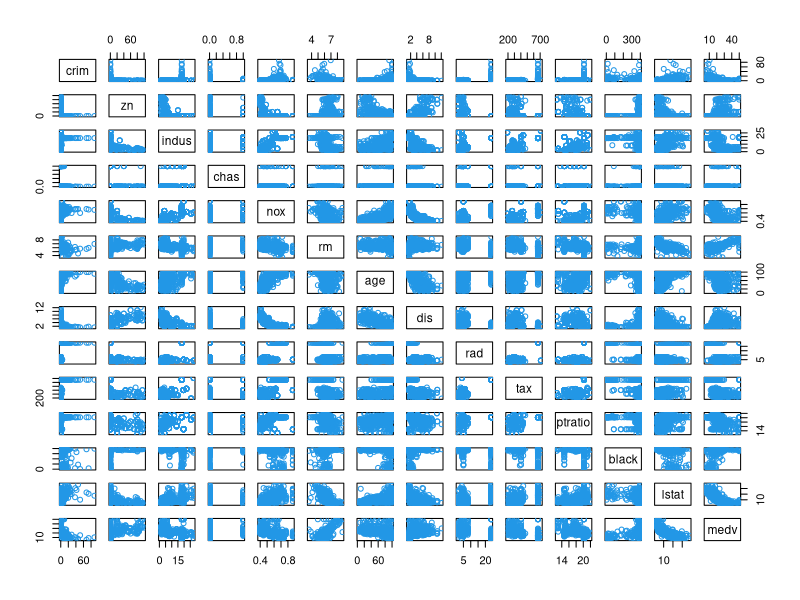
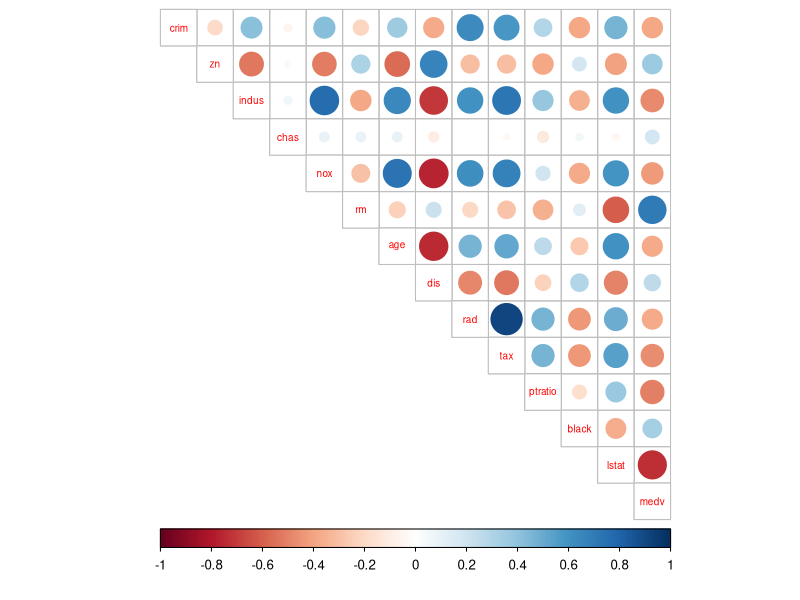
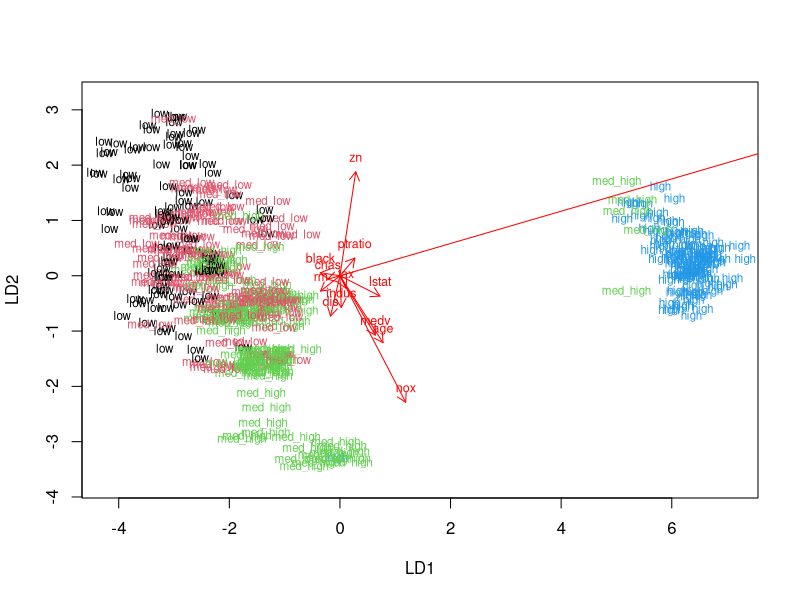
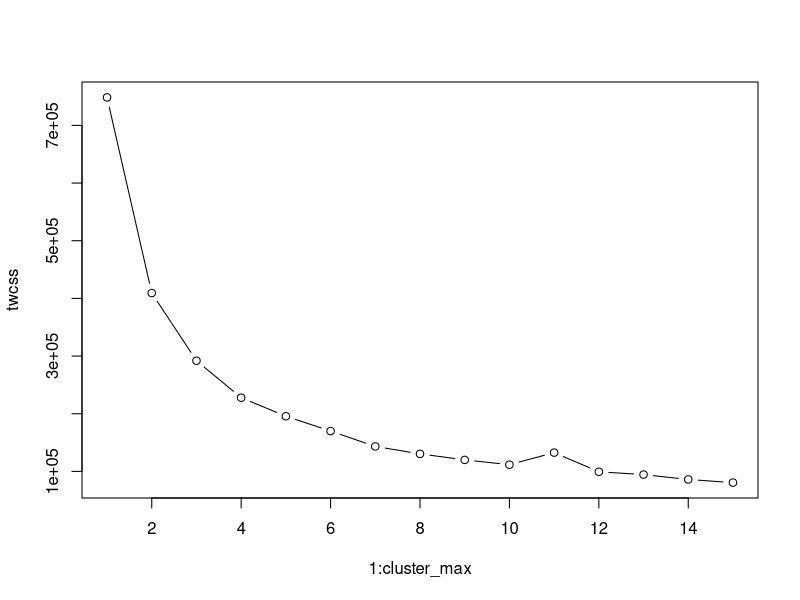
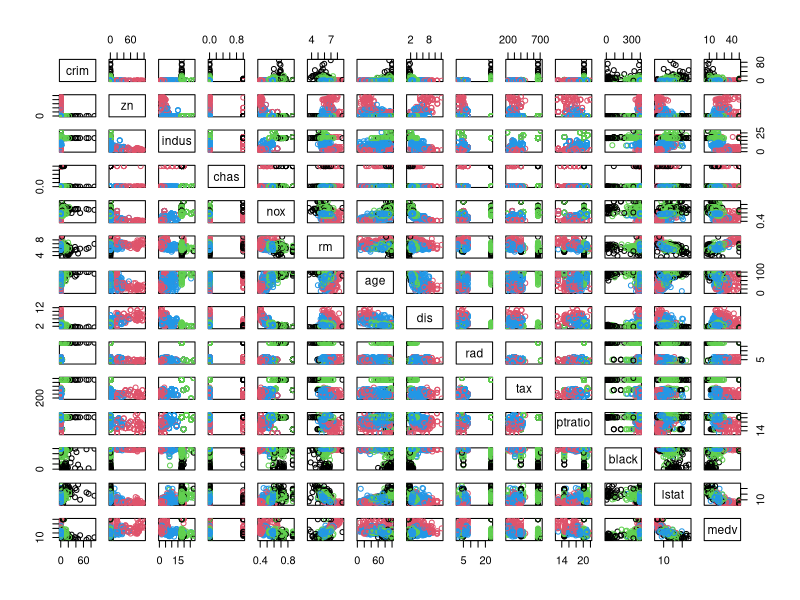

Recreate these plots in R, in order.
## ---- chunk 1
library(MASS)
library(ggplot2)
library(GGally)
library(corrplot)
## ---- chunk 2
dim(Boston)
str(Boston)
## ---- chunk 3
pairs(Boston, col = 4)
## ---- chunk 4
#calculating the correlation matrix and correlation plot
cor_matrix <- round(cor(Boston),digits = 2)

corrplot(cor_matrix, method="circle", type = "upper", cl.pos = "b", tl.pos = "d", tl.cex = 0.6)
## ---- chunk 5
summary(Boston)
## ---- chunk 6
#center and standardize variables
boston_scaled <- scale(Boston)
summary(boston_scaled)
class(boston_scaled)
boston_scaled <- as.data.frame(boston_scaled)
## ---- chunk 7
#save the scaled crim as scaled_crim
scaled_crim <- boston_scaled$crim
## ---- chunk 8
#create a quantile vector of crim and print it
bins <- quantile(scaled_crim)
bins

#create a categorical variable 'crime'
crime <- cut(scaled_crim, breaks = bins, include.lowest = TRUE, label = c("low", "med_low", "med_high", "high"))

#look at the table of the new factor crime, do not change the actual variable "crime"
crime_tab <-table(crime)
crime_tab

#remove original crim from the dataset
boston_scaled <- dplyr::select(boston_scaled, -crim)

# add the new categorical value to scaled data
boston_scaled <- data.frame(boston_scaled, crime)
summary(boston_scaled)
## ---- chunk 9
# number of rows in the Boston dataset 
n <- nrow(boston_scaled)

# choose randomly 80% of the rows
ind <- sample(n,  size = n * 0.8)
ind
# create train set
train <- boston_scaled[ind,]

# create test set 
test <- boston_scaled[-ind,]
## ---- chunk 10
#LDA = linear discriminant analysis
lda.fit <- lda(crime ~. , data = train)

#print the lda.fit object
lda.fit

#the function for lda biplot arrows
lda.arrows <- function(x, myscale = 1, arrow_heads = 0.1, color = "red", tex = 0.75, choices = c(1,2)){
  heads <- coef(x)
  arrows(x0 = 0, y0 = 0, 
         x1 = myscale * heads[,choices[1]], 
         y1 = myscale * heads[,choices[2]], col=color, length = arrow_heads)
  text(myscale * heads[,choices], labels = row.names(heads), 
       cex = tex, col=color, pos=3)
}

#target classes as numeric
classes <- as.numeric(train$crime)
classes

#plot the lda results
plot(lda.fit, dimen = 2, col = classes, pch = classes)
lda.arrows(lda.fit, myscale = 3)

## ---- chunk 11
#save the correct classes from test data
correct_classes <- test$crime

#remove the crime variable from test data
test <- dplyr::select(test, -crime)

#predict classes with test data
lda.pred <- predict(lda.fit, newdata = test)

#cross tabulate the results
table(correct = correct_classes, predicted = lda.pred$class)
## ---- chunk 12
#Loading and scaling Boston data
scaled_Boston <- scale(Boston)
summary(scaled_Boston)
## ---- chunk 13
#calculating the euclidean distance matrix between the observation
dist_eu <- dist(scaled_Boston)

#determining the max number of clusters
cluster_max <- 15

#calculate the total within sum of squares
#K-means might produce different results every time, because it randomly 
#assigns the initial cluster centers. The function set.seed() can be used to 
#deal with that.
set.seed(123)
twcss <- sapply(1:cluster_max, function(k){kmeans(dist_eu, k)$tot.withinss})

# visualize the results
plot(1:cluster_max, twcss, type='b')
## ---- chunk 14
#k-means clustering
km <-kmeans(dist_eu, centers = 4)

# plot the Boston dataset with clusters
pairs(Boston, col = km$cluster)
